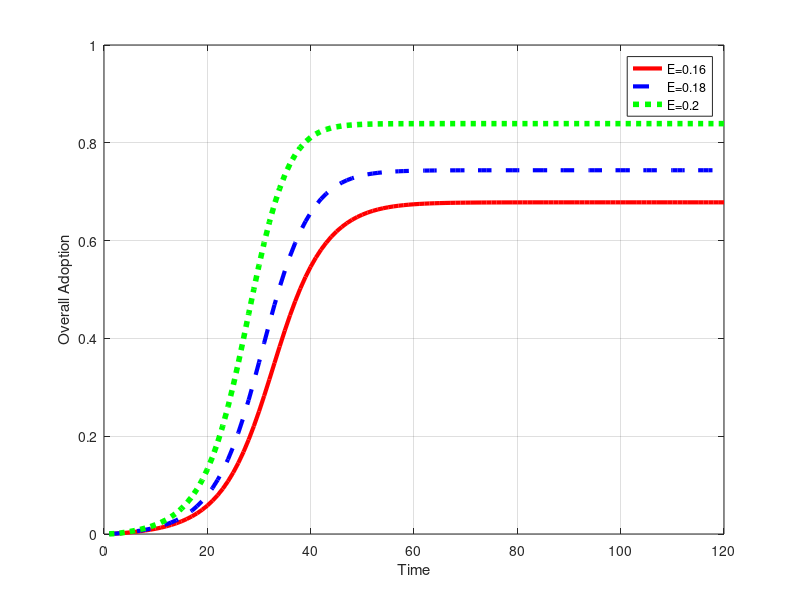
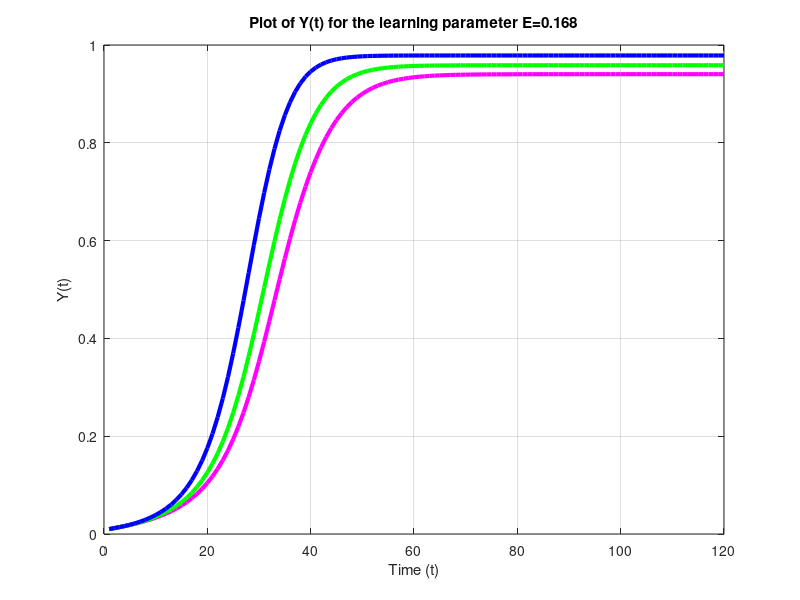
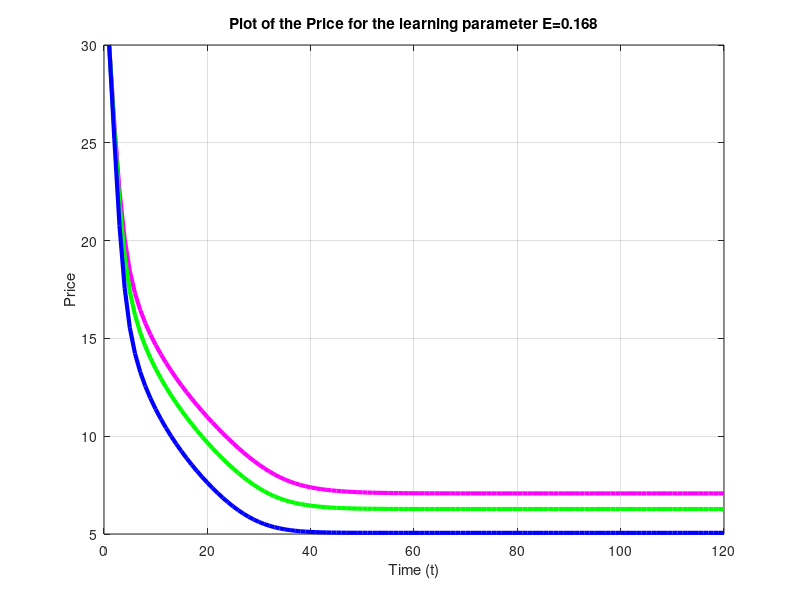
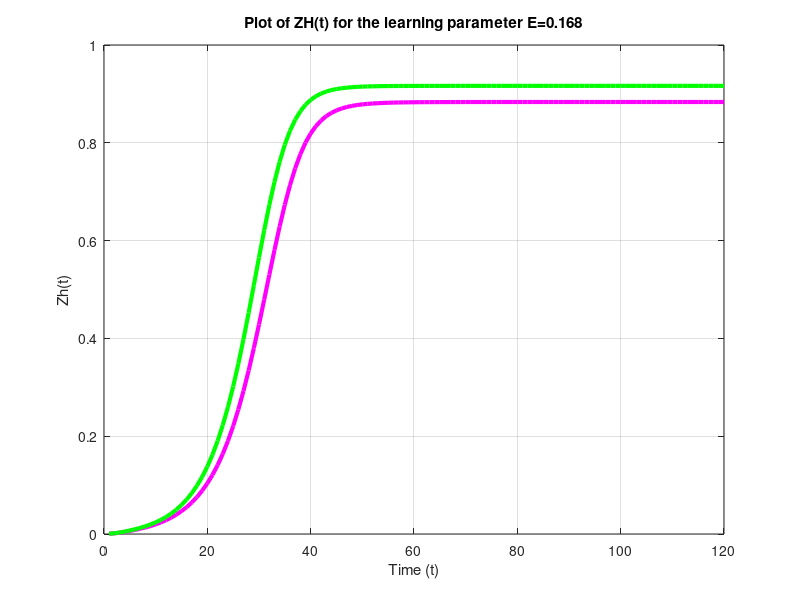

The MATLAB script that drew these images, in order: (Note: this script raises an error after producing the figures.)
%% Supplementary Figure S10: Learning Rate Sensitivity Analysis
%
% This script reproduces Supplementary Figure S10.
%
% The analysis evaluates how technology learning rates affect:
% - overall adoption dynamics;
% - transient disparity;
% - cumulative disparity.
%
% The simulations are conducted under fixed intergroup interaction
% and varying learning rates.
%
% MATLAB version:
% MATLAB R2024b

clear;
clc;
close all;

% model's parameters
global xi P eta b a n E rho0 alpha_H alpha_L beta_L beta_H t_initial t_final

xi = .05;
P = 0.05;
eta = 0.86;
etai = 1-eta;
b = 0.4;
a = 0.1;
E = 0.168; % the experience parameter E for solar panels
rho0 = 30; 
n = 8000;
t_initial = 0;
t_final = 120;
p2 = 0.05;
% parameters for the gamma distribution for community 1: G_H
alpha_H = 4;
beta_H = 4;

% parameters for the gamma distribution for community 2: G_L
alpha_L = alpha_H;
beta_L = 2;

Y0_H = 0.01;
Y0_L = 0.01;
Y0 = (Y0_H + Y0_L) / 2;

Z0_H = Y0_H * (1 - gamcdf(rho0, alpha_H, beta_H));
Z0_L = Y0_L * (1 - gamcdf(rho0, alpha_H, beta_L));
Z0 = (Z0_H + Z0_L) / 2;

% the time span
tspan = [t_initial, t_final];

% initial Z, Y and price vectors
Y = zeros(1, t_final);
Z = zeros(1, t_final);
price = rho0 * ones(1, t_final);
Y_H = zeros(1, t_final);
Y_L = zeros(1, t_final);
Z_H = zeros(1, t_final);
Z_L = zeros(1, t_final);
Disparity_OverallVector = zeros(1, t_final);
Z_H1 = zeros(1, t_final);
Z_L1 = zeros(1, t_final);


% Initial conditions
Y(1) = Y0;
Y_L(1) = Y0_L;
Y_H(1) = Y0_H;
Z(1) = Z0;
Z_L(1) = Z0_L;
Z_H(1) = Z0_H;
price(1) = rho0;

% the functions are solved for each iteration of the loop
ode = @(t, Y, Zi, Zj) ((xi * P + eta * (b * (1-a) + a * (2 * Zi - 1)) * Zi + etai * (b * (1-a) + a * (2 * Zj - 1)) * Zj) * (1 - Y)- p2 * (Y - Zi));

equationZ = @(Z, price, Y, beta) Y * (1 - gamcdf(price, alpha_H, beta)) - Z;

equationPrice = @(price, Z, rho0, n, E) rho0 * (n * Z) ^ -E - price;

% the Z and price equations for each iteration of the loop
for ts = 2:t_final
    [t, YH_sol] = ode45(@(t, Y_H) ode(t, Y_H, Z_H(ts-1), Z_L(ts-1)), [ts-1, ts], Y_H(ts-1));
    Y_H(ts) = YH_sol(end) ;

    [t, YL_sol] = ode45(@(t, Y_L) ode(t, Y_L, Z_L(ts-1), Z_H(ts-1)), [ts-1, ts], Y_L(ts-1));
    Y_L(ts) = YL_sol(end) ;

    Y(ts) = (Y_H(ts) + Y_L(ts)) / 2;

    price(ts) = fsolve(@(price) equationPrice(price, Z(ts-1), rho0, n , E), price(ts-1));

    Z_H(ts) = fsolve(@(Z_H) equationZ(Z_H, price(ts), Y_H(ts), beta_H), Z_H(ts-1));
    Z_L(ts) = fsolve(@(Z_L) equationZ(Z_L, price(ts), Y_L(ts), beta_L), Z_L(ts-1));

    Z(ts) = (Z_H(ts) + Z_L(ts)) / 2;

    Dsiparity_OverallVector(ts) = abs(Z_H(ts) - Z_L(ts));
end
Z_H1 = Z_H;
Z_L1 = Z_L;

Dsiparity_Overall = sum(abs(Z_H - Z_L));
Disparity_SteadyState = abs(Z_H(t_final) - Z_L(t_final));

% plot Z(t)
figure(1);
plot(1:t_final, Z, 'r', 'LineWidth', 3);
xlabel('Time');
ylabel('Overall Adoption');
%title('Adoption Proportion for Learning rates (E)');
hold on
grid on;

% plot Y(t)
figure(2);
plot(1:t_final, Y, 'm', 'LineWidth', 3);
xlabel('Time (t)');
ylabel('Y(t)');
title('Plot of Y(t) for the learning parameter E=0.168');
hold on
grid on

% plot price
figure(3);
plot(1:t_final, price, 'm', 'LineWidth', 3);
xlabel('Time (t)');
ylabel('Price');
title('Plot of the Price for the learning parameter E=0.168');
grid on
hold on

% plot Dsiparity_OverallVector
figure(13);
plot(1:t_final, Dsiparity_OverallVector(1:t_final), 'r', 'LineWidth', 3);
xlabel('Time');
ylabel('Transient Disparity');
%title('Disparity for Learning rates (E)');
hold on
grid on;

% plot ZH(t)
figure(4);
plot(1:t_final, Z_H, 'm', 'LineWidth', 3);
xlabel('Time (t)');
ylabel('Zh(t)');
title('Plot of ZH(t) for the learning parameter E=0.168');
hold on
grid on;

% plot ZL(t)
figure(5);
plot(1:t_final, Z_L, 'm', 'LineWidth', 3);
xlabel('Time (t)');
ylabel('Zl(t)');
title('Plot of ZL(t) for the learning parameter E=0.168');
hold on
grid on
%%%%%% Second E
E = 0.18;

% initial Z, Y and price vectors
Y = zeros(1, t_final);
Z = zeros(1, t_final);
price = rho0 * ones(1, t_final);
Y_H = zeros(1, t_final);
Y_L = zeros(1, t_final);
Z_H = zeros(1, t_final);
Z_L = zeros(1, t_final);
Disparity_OverallVector = zeros(1, t_final);

Z_H2 = zeros(1, t_final);
Z_L2 = zeros(1, t_final);

% Initial conditions
Y(1) = Y0;
Y_L(1) = Y0_L;
Y_H(1) = Y0_H;
Z(1) = Z0;
Z_L(1) = Z0_L;
Z_H(1) = Z0_H;
price(1) = rho0;

% the functions are solved for each iteration of the loop
ode = @(t, Y, Zi, Zj) ((xi * P + eta * (b * (1-a) + a * (2 * Zi - 1)) * Zi + etai * (b * (1-a) + a * (2 * Zj - 1)) * Zj) * (1 - Y)- p2 *(Y - Zi));

equationZ = @(Z, price, Y, beta) Y * (1 - gamcdf(price, alpha_H, beta)) - Z;

equationPrice = @(price, Z, rho0, n, E) rho0 * (n * Z) ^ -E - price;

% the Z and price equations for each iteration of the loop
for ts = 2:t_final
    [t, YH_sol] = ode45(@(t, Y_H) ode(t, Y_H, Z_H(ts-1), Z_L(ts-1)), [ts-1, ts], Y_H(ts-1));
    Y_H(ts) = YH_sol(end) ;

    [t, YL_sol] = ode45(@(t, Y_L) ode(t, Y_L, Z_L(ts-1), Z_H(ts-1)), [ts-1, ts], Y_L(ts-1));
    Y_L(ts) = YL_sol(end) ;

    Y(ts) = (Y_H(ts) + Y_L(ts)) / 2;

    price(ts) = fsolve(@(price) equationPrice(price, Z(ts-1), rho0, n , E), price(ts-1));

    Z_H(ts) = fsolve(@(Z_H) equationZ(Z_H, price(ts), Y_H(ts), beta_H), Z_H(ts-1));
    Z_L(ts) = fsolve(@(Z_L) equationZ(Z_L, price(ts), Y_L(ts), beta_L), Z_L(ts-1));

    Z(ts) = (Z_H(ts) + Z_L(ts)) / 2;

    Dsiparity_OverallVector(ts) = abs(Z_H(ts) - Z_L(ts));
end

Z_H2 = Z_H;
Z_L2 = Z_L;

Dsiparity_Overall = sum(abs(Z_H - Z_L));
Disparity_SteadyState = abs(Z_H(t_final) - Z_L(t_final));

% plot Z(t)
figure(1);
plot(1:t_final, Z, '--', 'Color', 'b', 'LineWidth', 3);
hold on

% plot Y(t)
figure(2);
plot(1:t_final, Y, 'g', 'LineWidth', 3);
hold on

% plot price
figure(3);
plot(1:t_final, price, 'g', 'LineWidth', 3);
hold on

% plot Dsiparity_OverallVector
figure(13);
plot(1:t_final, Dsiparity_OverallVector(1:t_final), '--', 'Color', 'b', 'LineWidth', 3);
hold on

% plot ZH(t)
figure(4);
plot(1:t_final, Z_H, 'g', 'LineWidth', 3);

% plot ZL(t)
figure(5);
plot(1:t_final, Z_L, 'g', 'LineWidth', 3);

%%%%% Third E
E = 0.202;

% initial Z, Y and price vectors
Y = zeros(1, t_final);
Z = zeros(1, t_final);
price = rho0 * ones(1, t_final);
Y_H = zeros(1, t_final);
Y_L = zeros(1, t_final);
Z_H = zeros(1, t_final);
Z_L = zeros(1, t_final);
Disparity_OverallVector = zeros(1, t_final);

Z_H3 = zeros(1, t_final);
Z_L3 = zeros(1, t_final);

% Initial conditions
Y(1) = Y0;
Y_L(1) = Y0_L;
Y_H(1) = Y0_H;
Z(1) = Z0;
Z_L(1) = Z0_L;
Z_H(1) = Z0_H;
price(1) = rho0;

% the functions are solved for each iteration of the loop
ode = @(t, Y, Zi, Zj) ((xi * P + eta * (b * (1-a) + a * (2 * Zi - 1)) * Zi + etai * (b * (1-a) + a * (2 * Zj - 1)) * Zj) * (1 - Y)- p2 *(Y - Zi));

equationZ = @(Z, price, Y, beta) Y * (1 - gamcdf(price, alpha_H, beta)) - Z;

equationPrice = @(price, Z, rho0, n, E) rho0 * (n * Z) ^ -E - price;

% the Z and price equations for each iteration of the loop
for ts = 2:t_final
    [t, YH_sol] = ode45(@(t, Y_H) ode(t, Y_H, Z_H(ts-1), Z_L(ts-1)), [ts-1, ts], Y_H(ts-1));
    Y_H(ts) = YH_sol(end) ;

    [t, YL_sol] = ode45(@(t, Y_L) ode(t, Y_L, Z_L(ts-1), Z_H(ts-1)), [ts-1, ts], Y_L(ts-1));
    Y_L(ts) = YL_sol(end) ;

    Y(ts) = (Y_H(ts) + Y_L(ts)) / 2;

    price(ts) = fsolve(@(price) equationPrice(price, Z(ts-1), rho0, n , E), price(ts-1));

    Z_H(ts) = fsolve(@(Z_H) equationZ(Z_H, price(ts), Y_H(ts), beta_H), Z_H(ts-1));
    Z_L(ts) = fsolve(@(Z_L) equationZ(Z_L, price(ts), Y_L(ts), beta_L), Z_L(ts-1));

    Z(ts) = (Z_H(ts) + Z_L(ts)) / 2;

    Dsiparity_OverallVector(ts) = abs(Z_H(ts) - Z_L(ts));
end

Z_H3 = Z_H;
Z_L3 = Z_L;

Dsiparity_Overall = sum(abs(Z_H - Z_L));
Disparity_SteadyState = abs(Z_H(t_final) - Z_L(t_final));

% plot Z(t)
figure(1);
plot(1:t_final, Z, ':', 'Color','g', 'LineWidth', 4);
hold on
legend('E=0.16', 'E=0.18', 'E=0.2')

% plot Y(t)
figure(2);
plot(1:t_final, Y, 'b', 'LineWidth', 3);
hold on

% plot price
figure(3);
plot(1:t_final, price, 'b', 'LineWidth', 3);
hold on

% plot Dsiparity_OverallVector
figure(13);
plot(1:t_final, Dsiparity_OverallVector(1:t_final),':', 'Color', ' g', 'LineWidth', 4);
hold on
legend('E=0.16', 'E=0.18', 'E=0.2')
ylim([0, 1]);
% Create a figure
% Create a figure
figure(7);
a = [0.16, 0.165, 0.17, 0.175, 0.18, 0.185, 0.19, 0.195, 0.2]; % x-axis values (parameter h)
Dispchcl = [41.59, 39.59, 37.44, 35.2, 32.91, 30.63, 28.38, 26.19, 24.08]; % y-axis values

% Create a bar chart
b = bar(a, Dispchcl, 'FaceColor', 'flat'); % Bar chart with flat coloring

% Set all bars to blue
b.FaceColor = 'b'; % Blue color for all bars

% Add labels, title, and legend
xlabel('Learning Rate', 'Interpreter', 'latex');
ylabel('Cumulative Disparity', 'Interpreter', 'latex');
ylim([20, 55]);
%xlim([0.157, 0.203]);
%title('Cumulative Disparity for Learning rates', 'Interpreter', 'latex');

% Customize grid and aesthetics
grid on;
set(gca, 'FontSize', 12);

% Add colorbar for reference (though all bars are now blue)

hold off;
